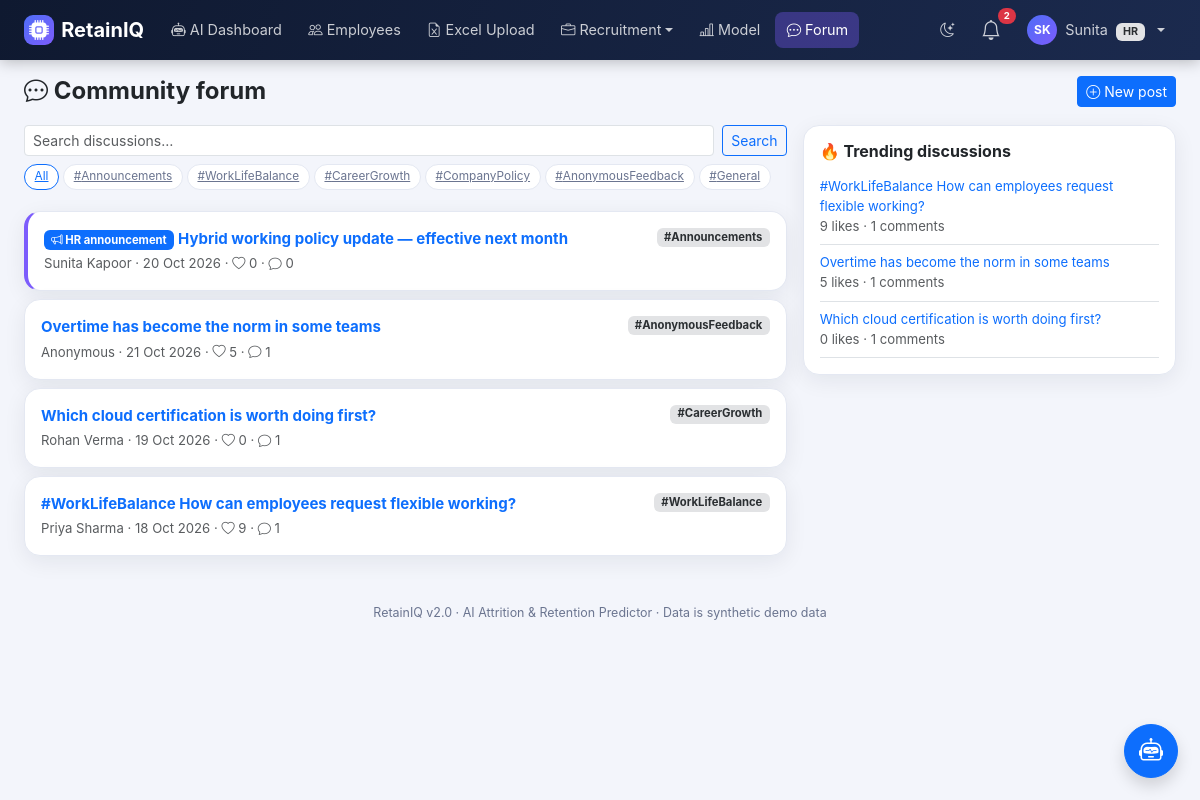
Screenshot of /forum/ (signed in) with the database file from the repository.
### models.py (models this page shows, shortened)
class User(db.Model, UserMixin):
    id = db.Column(db.Integer, primary_key=True)
    name = db.Column(db.String(120), nullable=False)
    email = db.Column(db.String(120), unique=True, nullable=False, index=True)
    password_hash = db.Column(db.String(255), nullable=False)
    role = db.Column(db.String(20), nullable=False)
    department_id = db.Column(db.Integer, db.ForeignKey("department.id"))
    manager_id = db.Column(db.Integer, db.ForeignKey("user.id"), nullable=True)
    is_active_flag = db.Column(db.Boolean, default=True)
    created_at = db.Column(db.DateTime, default=utcnow)
    last_login_at = db.Column(db.DateTime)
    failed_login_count = db.Column(db.Integer, default=0)
    locked_until = db.Column(db.DateTime)
    must_change_password = db.Column(db.Boolean, default=False)
    department = db.relationship("Department", backref="users")
    manager = db.relationship("User", remote_side=[id], backref="direct_reports")
    employee_profile = db.relationship("Employee", backref="user", uselist=False)
    @property
    def is_active(self):
        return bool(self.is_active_flag)
    @property
    def role_label(self):
        return ROLE_LABELS.get(self.role, self.role.replace("_", " ").title())
    @property
    def initials(self):
        parts = (self.name or "?").split()
        return (parts[0][0] + (parts[-1][0] if len(parts) > 1 else "")).upper()

class ForumCategory(db.Model):
    id = db.Column(db.Integer, primary_key=True)
    name = db.Column(db.String(80), unique=True)

class ForumPost(db.Model):
    id = db.Column(db.Integer, primary_key=True)
    author_id = db.Column(db.Integer, db.ForeignKey("user.id"))
    category_id = db.Column(db.Integer, db.ForeignKey("forum_category.id"))
    title = db.Column(db.String(200))
    content = db.Column(db.Text)
    is_anonymous = db.Column(db.Boolean, default=False)
    is_announcement = db.Column(db.Boolean, default=False)
    created_at = db.Column(db.DateTime, default=utcnow)
    author = db.relationship("User")
    category = db.relationship("ForumCategory")
    @property
    def like_count(self):
        return ForumLike.query.filter_by(post_id=self.id).count()
    @property
    def comment_count(self):
        return ForumComment.query.filter_by(post_id=self.id).count()

### routes/forum.py (the view)
@bp.route("/")
@login_required
def index():
    category, search = request.args.get("category", ""), request.args.get("q", "").strip()
    q = ForumPost.query
    if category:
        q = q.join(ForumCategory).filter(ForumCategory.name == category)
    if search:
        q = q.filter(ForumPost.title.ilike(f"%{search}%") | ForumPost.content.ilike(f"%{search}%"))
    posts = q.order_by(ForumPost.is_announcement.desc(), ForumPost.created_at.desc()).all()
    since = utcnow() - timedelta(days=30)
    score = {}
    for p in ForumPost.query.filter(ForumPost.created_at >= since, ForumPost.is_announcement.is_(False)).all():
        score[p.id] = p.like_count + 2 * p.comment_count
    trending_ids = [i for i, _ in sorted(score.items(), key=lambda kv: -kv[1])[:5] if score[i] > 0]
    trending = [db.session.get(ForumPost, i) for i in trending_ids]
    return render_template("forum/index.html", posts=posts, categories=ForumCategory.query.all(),
                           trending=trending, category=category, search=search)

### extensions.py (called while the page is built)
def utcnow():
    return datetime.now(timezone.utc).replace(tzinfo=None)

### security.py (called while the page is built)
def csrf_token():
    if "_csrf" not in session:
        session["_csrf"] = secrets.token_urlsafe(32)
    return session["_csrf"]

def csrf_input():
    return Markup(f'<input type="hidden" name="csrf_token" value="{csrf_token()}">')

def has_permission(user, perm):
    from models import RolePermission
    if not getattr(user, "is_authenticated", False):
        return False
    if user.role == "super_admin":
        return True
    cache = g.setdefault("_perm_cache", {})
    if user.role not in cache:
        cache[user.role] = {rp.permission for rp in RolePermission.query.filter_by(role=user.role)}
    return perm in cache[user.role]

### templates/forum/index.html (shortened to what this page needs)
{% extends "base.html" %}
{% block content %}
<div class="page-head"><h4><i class="bi bi-chat-dots"></i> Community forum</h4><a href="{{ url_for('forum.create') }}" class="btn btn-primary btn-sm"><i class="bi bi-plus-circle"></i> New post</a></div>
<div class="row g-3"><div class="col-lg-8">
  <form class="d-flex gap-2 mb-2"><input name="q" value="{{ search }}" class="form-control form-control-sm" placeholder="Search discussions…"><button class="btn btn-sm btn-outline-primary">Search</button></form>
  <div class="mb-3"><a class="chip {{ 'border-primary text-primary' if not category }}" href="{{ url_for('forum.index') }}">All</a>{% for c in categories %}<a class="chip {{ 'border-primary text-primary' if category==c.name }}" href="?category={{ c.name }}">#{{ c.name }}</a>{% endfor %}</div>
  {% for p in posts %}<div class="card-soft p-3 mb-2 {{ 'pin' if p.is_announcement }}"><div class="d-flex justify-content-between align-items-start gap-2">
    <div>{% if p.is_announcement %}<span class="badge bg-primary me-1"><i class="bi bi-megaphone"></i> HR announcement</span>{% endif %}<a href="{{ url_for('forum.view_post', post_id=p.id) }}" class="fw-bold text-decoration-none">{{ p.title }}</a></div>
    {% if p.category %}<span class="badge bg-secondary-subtle text-secondary-emphasis">#{{ p.category.name }}</span>{% endif %}</div>
    <div class="text-muted small mt-1">{{ 'Anonymous' if p.is_anonymous else p.author.name }} · {{ p.created_at.strftime('%d %b %Y') }} · <i class="bi bi-heart"></i> {{ p.like_count }} · <i class="bi bi-chat"></i> {{ p.comment_count }}</div></div>
  {% else %}<p class="text-muted">No posts found.</p>{% endfor %}</div>
  <div class="col-lg-4"><div class="card-soft p-3"><h6 class="fw-bold">🔥 Trending discussions</h6>{% for p in trending %}<a href="{{ url_for('forum.view_post', post_id=p.id) }}" class="d-block small text-decoration-none border-bottom py-2">{{ p.title }}<div class="text-muted">{{ p.like_count }} likes · {{ p.comment_count }} comments</div></a>{% else %}<p class="small text-muted mb-0">Nothing trending yet.</p>{% endfor %}</div></div></div>
{% endblock %}

### templates/base.html (shortened to what this page needs)
<!DOCTYPE html>
<html lang="en" data-bs-theme="light">
<head>
<link href="{{ url_for('static', filename='vendor/bootstrap/bootstrap.min.css') }}" rel="stylesheet">
<link href="{{ url_for('static', filename='vendor/bootstrap-icons/bootstrap-icons.min.css') }}" rel="stylesheet">
<link href="{{ url_for('static', filename='css/style.css') }}" rel="stylesheet">
</head>
<body>
{% if current_user.is_authenticated %}
<nav class="navbar navbar-expand-xl navbar-dark app-navbar sticky-top">
  <div class="container-fluid px-lg-4">
    <a class="navbar-brand fw-bold d-flex align-items-center" href="{{ url_for('auth.dashboard') }}">
      <span class="brand-mark"><i class="bi bi-cpu-fill"></i></span>RetainIQ
    </a>
    <div class="collapse navbar-collapse" id="navMain">
      <ul class="navbar-nav me-auto gap-xl-1">
        {% for it in nav_items %}
          {% if it.children %}
          <li class="nav-item dropdown">
            <a class="nav-link dropdown-toggle" href="#" role="button" data-bs-toggle="dropdown"><i class="bi bi-{{ it.icon }}"></i> {{ it.label }}</a>
          </li>
          {% else %}
          <li class="nav-item"><a class="nav-link {{ 'active' if request.endpoint == it.endpoint }}" href="{{ url_for(it.endpoint) }}"><i class="bi bi-{{ it.icon }}"></i> {{ it.label }}</a></li>
          {% endif %}
        {% endfor %}
      </ul>
      <ul class="navbar-nav align-items-xl-center gap-1">
        <li class="nav-item"><a class="nav-link" href="#" onclick="toggleTheme();return false;" title="Toggle dark mode"><i id="themeIcon" class="bi bi-moon-stars"></i></a></li>
        <li class="nav-item dropdown">
          <a class="nav-link position-relative" href="#" role="button" data-bs-toggle="dropdown" aria-label="Notifications">
            <i class="bi bi-bell fs-5"></i>
            {% if nav_unread_count %}<span class="badge rounded-pill bg-danger notif-badge">{{ nav_unread_count }}</span>{% endif %}
          </a>
        </li>
        <li class="nav-item dropdown">
          <a class="nav-link dropdown-toggle d-flex align-items-center gap-2" href="#" role="button" data-bs-toggle="dropdown">
            <span class="avatar">{{ current_user.initials }}</span>
            <span class="d-xl-inline">{{ current_user.name.split()[0] }} <span class="badge bg-secondary-subtle text-secondary-emphasis ms-1">{{ current_user.role_label }}</span></span>
          </a>
        </li>
      </ul>
    </div>
  </div>
</nav>
{% endif %}
<main class="container-fluid px-lg-4 py-3">
  {% block content %}{% endblock %}
</main>
<footer class="app-foot">RetainIQ v2.0 · AI Attrition &amp; Retention Predictor · Data is synthetic demo data</footer>
{% if current_user.is_authenticated and can_assistant and request.endpoint != 'hr.dashboard' %}
<button class="btn btn-primary rounded-circle shadow position-fixed" style="right:22px;bottom:22px;width:54px;height:54px;z-index:1040" data-bs-toggle="offcanvas" data-bs-target="#assistantPanel" aria-label="Open AI assistant"><i class="bi bi-robot fs-4"></i></button>
{% endif %}
</body>
</html>

### static/css/style.css (style rules this page uses)
:root { --brand:#4f6ef7; --brand-2:#7c5cfc; --navy:#0f1930; --navy-2:#1b2a4e; --risk-high:#e5484d; --risk-medium:#f5a524; --risk-low:#30a46c; --surface:#ffffff; --soft:#f3f5fb; --line:#e4e8f2; --muted:#6b7590; --shadow:0 6px 22px rgba(15,25,48,.07); }
body { background:var(--soft);font-family:"Inter","Segoe UI",system-ui,-apple-system,Roboto,sans-serif;font-size:.94rem }
.app-navbar { background:linear-gradient(110deg,var(--navy),var(--navy-2));box-shadow:0 2px 14px rgba(0,0,0,.25) }
.app-navbar .nav-link { white-space:nowrap;color:rgba(255,255,255,.78)!important;border-radius:8px;padding:.45rem .7rem!important;font-size:.9rem }
.app-navbar .nav-link.active { color:#fff!important;background:rgba(124,92,252,.35) }
.brand-mark { display:inline-flex;width:30px;height:30px;border-radius:9px;align-items:center;justify-content:center; background:linear-gradient(135deg,var(--brand),var(--brand-2));color:#fff;margin-right:.45rem }
.avatar { width:30px;height:30px;border-radius:50%;background:linear-gradient(135deg,var(--brand),var(--brand-2)); color:#fff;display:inline-flex;align-items:center;justify-content:center;font-size:.75rem;font-weight:700 }
.notif-badge { position:absolute;top:0;right:-4px;font-size:.6rem }
.card-soft,.kpi-card,.risk-card { background:var(--surface);border:1px solid var(--line);border-radius:16px;box-shadow:var(--shadow) }
.page-head { display:flex;flex-wrap:wrap;align-items:center;justify-content:space-between;gap:.75rem;margin-bottom:1.1rem }
.page-head h4 { margin:0;font-weight:750 }
.chip { display:inline-block;font-size:.74rem;padding:.2rem .6rem;border-radius:20px;border:1px solid var(--line);background:var(--surface);cursor:pointer;margin:0 .25rem .3rem 0;color:var(--muted) }
.pin { border-left:4px solid var(--brand-2) }
footer.app-foot { color:var(--muted);font-size:.78rem;text-align:center;padding:1.5rem 0 1rem }

### rows the page displays
User: is_active_flag True (drawn), initials "SK", name "Sunita", role_label "HR"
ForumCategory: name "Announcements"
ForumCategory: name "WorkLifeBalance"
ForumCategory: name "CareerGrowth"
ForumCategory: name "CompanyPolicy"
ForumCategory: name "AnonymousFeedback"
ForumCategory: name "General"
ForumPost: is_announcement True (drawn), title "Hybrid working policy update — effective next month", category.name "Announcements", is_anonymous.name "Sunita Kapoor", created_at "20 Oct 2026", like_count "0", comment_count "0"
ForumPost: title "Overtime has become the norm in some teams", category.name "AnonymousFeedback", is_anonymous "Anonymous", created_at "21 Oct 2026", like_count "5", comment_count "1"
ForumPost: title "Which cloud certification is worth doing first?", category.name "CareerGrowth", is_anonymous.name "Rohan Verma", created_at "19 Oct 2026", like_count "0", comment_count "1"
ForumPost: title "#WorkLifeBalance How can employees request flexible working?", category.name "WorkLifeBalance", is_anonymous.name "Priya Sharma", created_at "18 Oct 2026", like_count "9", comment_count "1"

### other values shown
{{ it.label }} "AI Dashboard" "Employees" "Excel Upload" "Model" "Forum"
{{ it.label }} "Recruitment"
{{ nav_unread_count }} "2"
